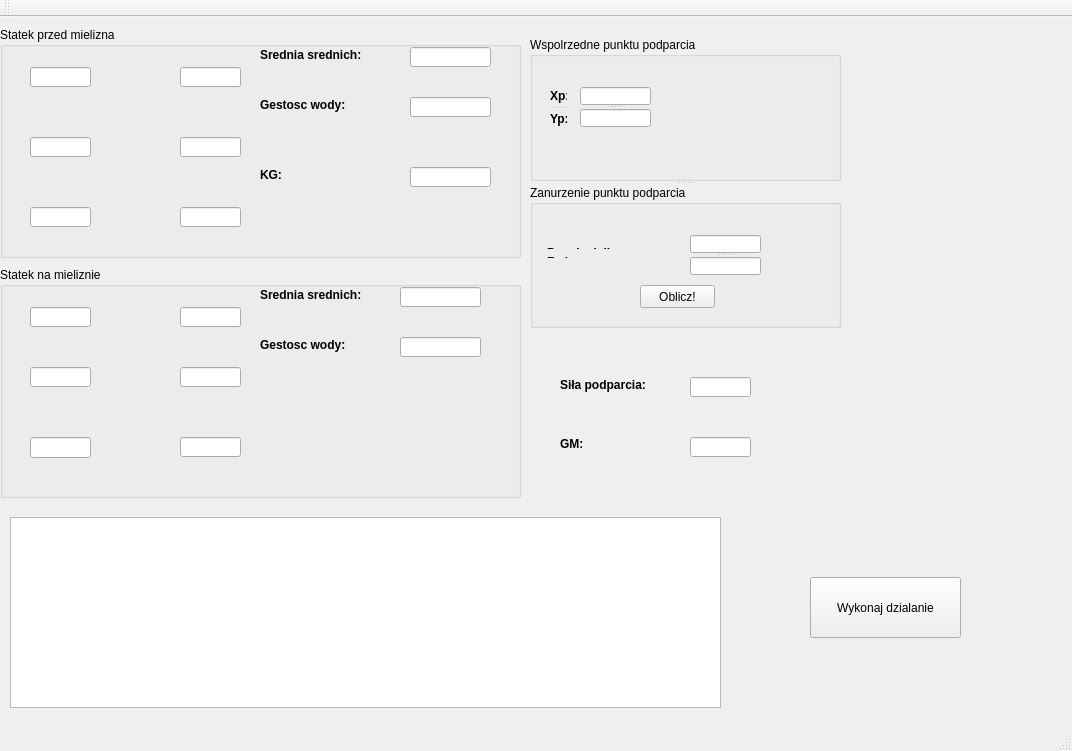
<?xml version="1.0" encoding="UTF-8"?>
<ui version="4.0">
 <class>MainWindow</class>
 <widget class="QMainWindow" name="MainWindow">
  <property name="geometry">
   <rect>
    <x>0</x>
    <y>0</y>
    <width>1072</width>
    <height>751</height>
   </rect>
  </property>
  <property name="windowTitle">
   <string>MainWindow</string>
  </property>
  <widget class="QWidget" name="centralWidget">
   <widget class="QGroupBox" name="groupBox">
    <property name="geometry">
     <rect>
      <x>0</x>
      <y>10</y>
      <width>521</width>
      <height>231</height>
     </rect>
    </property>
    <property name="title">
     <string>Statek przed mielizna</string>
    </property>
    <widget class="QLineEdit" name="lewy_przod_przed">
     <property name="geometry">
      <rect>
       <x>30</x>
       <y>40</y>
       <width>61</width>
       <height>20</height>
      </rect>
     </property>
    </widget>
    <widget class="QLineEdit" name="lewy_srodek_przed">
     <property name="geometry">
      <rect>
       <x>30</x>
       <y>110</y>
       <width>61</width>
       <height>20</height>
      </rect>
     </property>
    </widget>
    <widget class="QLineEdit" name="lewy_tyl_przed">
     <property name="geometry">
      <rect>
       <x>30</x>
       <y>180</y>
       <width>61</width>
       <height>20</height>
      </rect>
     </property>
    </widget>
    <widget class="QLineEdit" name="prawy_przod_przed">
     <property name="geometry">
      <rect>
       <x>180</x>
       <y>40</y>
       <width>61</width>
       <height>20</height>
      </rect>
     </property>
    </widget>
    <widget class="QLineEdit" name="prawy_srodek_przed">
     <property name="geometry">
      <rect>
       <x>180</x>
       <y>110</y>
       <width>61</width>
       <height>20</height>
      </rect>
     </property>
    </widget>
    <widget class="QLineEdit" name="prawy_tyl_przed">
     <property name="geometry">
      <rect>
       <x>180</x>
       <y>180</y>
       <width>61</width>
       <height>20</height>
      </rect>
     </property>
    </widget>
    <widget class="QLabel" name="srednia_srednich_label">
     <property name="geometry">
      <rect>
       <x>260</x>
       <y>20</y>
       <width>131</width>
       <height>16</height>
      </rect>
     </property>
     <property name="text">
      <string>&lt;html&gt;&lt;head/&gt;&lt;body&gt;&lt;p&gt;&lt;span style=&quot; font-weight:600;&quot;&gt;Srednia srednich:&lt;/span&gt;&lt;/p&gt;&lt;/body&gt;&lt;/html&gt;</string>
     </property>
    </widget>
    <widget class="QLineEdit" name="srednia_srednich">
     <property name="geometry">
      <rect>
       <x>410</x>
       <y>20</y>
       <width>81</width>
       <height>20</height>
      </rect>
     </property>
    </widget>
    <widget class="QLineEdit" name="gestosc_wody_przed">
     <property name="geometry">
      <rect>
       <x>410</x>
       <y>70</y>
       <width>81</width>
       <height>20</height>
      </rect>
     </property>
    </widget>
    <widget class="QLabel" name="gestosc_wody_przed_label">
     <property name="geometry">
      <rect>
       <x>260</x>
       <y>70</y>
       <width>111</width>
       <height>16</height>
      </rect>
     </property>
     <property name="text">
      <string>&lt;html&gt;&lt;head/&gt;&lt;body&gt;&lt;p&gt;&lt;span style=&quot; font-weight:600;&quot;&gt;Gestosc wody:&lt;/span&gt;&lt;/p&gt;&lt;/body&gt;&lt;/html&gt;</string>
     </property>
    </widget>
    <widget class="QLabel" name="KG_label">
     <property name="geometry">
      <rect>
       <x>260</x>
       <y>140</y>
       <width>41</width>
       <height>16</height>
      </rect>
     </property>
     <property name="text">
      <string>&lt;html&gt;&lt;head/&gt;&lt;body&gt;&lt;p&gt;&lt;span style=&quot; font-weight:600;&quot;&gt;KG:&lt;/span&gt;&lt;/p&gt;&lt;/body&gt;&lt;/html&gt;</string>
     </property>
    </widget>
    <widget class="QLineEdit" name="KG_przed">
     <property name="geometry">
      <rect>
       <x>410</x>
       <y>140</y>
       <width>81</width>
       <height>20</height>
      </rect>
     </property>
    </widget>
   </widget>
   <widget class="QLabel" name="Statek_na_mieliznie_IMG">
    <property name="geometry">
     <rect>
      <x>110</x>
      <y>260</y>
      <width>61</width>
      <height>231</height>
     </rect>
    </property>
    <property name="text">
     <string/>
    </property>
    <property name="pixmap">
     <pixmap resource="ship_pictures.qrc">:/Ship_pictures_Alex/Statek_Small.jpg</pixmap>
    </property>
   </widget>
   <widget class="QLabel" name="Statek_przed_mielizna_IMG">
    <property name="geometry">
     <rect>
      <x>110</x>
      <y>20</y>
      <width>61</width>
      <height>231</height>
     </rect>
    </property>
    <property name="text">
     <string/>
    </property>
    <property name="pixmap">
     <pixmap resource="ship_pictures.qrc">:/Ship_pictures_Alex/Statek_Small.jpg</pixmap>
    </property>
   </widget>
   <widget class="QGroupBox" name="podpis_statek_na_mieliznie">
    <property name="geometry">
     <rect>
      <x>0</x>
      <y>250</y>
      <width>521</width>
      <height>231</height>
     </rect>
    </property>
    <property name="title">
     <string>Statek na mieliznie</string>
    </property>
    <widget class="QLabel" name="srednia_srednich_label_po">
     <property name="geometry">
      <rect>
       <x>260</x>
       <y>20</y>
       <width>131</width>
       <height>16</height>
      </rect>
     </property>
     <property name="text">
      <string>&lt;html&gt;&lt;head/&gt;&lt;body&gt;&lt;p&gt;&lt;span style=&quot; font-weight:600;&quot;&gt;Srednia srednich:&lt;/span&gt;&lt;/p&gt;&lt;/body&gt;&lt;/html&gt;</string>
     </property>
    </widget>
    <widget class="QLineEdit" name="srednia_srednich_po">
     <property name="geometry">
      <rect>
       <x>400</x>
       <y>20</y>
       <width>81</width>
       <height>20</height>
      </rect>
     </property>
    </widget>
    <widget class="QLineEdit" name="gestosc_wody_po">
     <property name="geometry">
      <rect>
       <x>400</x>
       <y>70</y>
       <width>81</width>
       <height>20</height>
      </rect>
     </property>
    </widget>
    <widget class="QLabel" name="gestosc_wody_po_label">
     <property name="geometry">
      <rect>
       <x>260</x>
       <y>70</y>
       <width>121</width>
       <height>16</height>
      </rect>
     </property>
     <property name="text">
      <string>&lt;html&gt;&lt;head/&gt;&lt;body&gt;&lt;p&gt;&lt;span style=&quot; font-weight:600;&quot;&gt;Gestosc wody:&lt;/span&gt;&lt;/p&gt;&lt;/body&gt;&lt;/html&gt;</string>
     </property>
    </widget>
    <widget class="QLineEdit" name="lewy_tyl_po">
     <property name="geometry">
      <rect>
       <x>30</x>
       <y>170</y>
       <width>61</width>
       <height>21</height>
      </rect>
     </property>
    </widget>
    <widget class="QLineEdit" name="prawy_tyl_po">
     <property name="geometry">
      <rect>
       <x>180</x>
       <y>170</y>
       <width>61</width>
       <height>20</height>
      </rect>
     </property>
    </widget>
    <widget class="QLineEdit" name="prawy_srodek_po">
     <property name="geometry">
      <rect>
       <x>180</x>
       <y>100</y>
       <width>61</width>
       <height>20</height>
      </rect>
     </property>
    </widget>
    <widget class="QLineEdit" name="lewy_srodek_po">
     <property name="geometry">
      <rect>
       <x>30</x>
       <y>100</y>
       <width>61</width>
       <height>20</height>
      </rect>
     </property>
    </widget>
    <widget class="QLineEdit" name="lewy_przod_po">
     <property name="geometry">
      <rect>
       <x>30</x>
       <y>40</y>
       <width>61</width>
       <height>20</height>
      </rect>
     </property>
    </widget>
    <widget class="QLineEdit" name="prawy_przod_po">
     <property name="geometry">
      <rect>
       <x>180</x>
       <y>40</y>
       <width>61</width>
       <height>20</height>
      </rect>
     </property>
    </widget>
   </widget>
   <widget class="QLabel" name="Sila_podparcia_label">
    <property name="geometry">
     <rect>
      <x>560</x>
      <y>360</y>
      <width>121</width>
      <height>16</height>
     </rect>
    </property>
    <property name="text">
     <string>&lt;html&gt;&lt;head/&gt;&lt;body&gt;&lt;p&gt;&lt;span style=&quot; font-weight:600;&quot;&gt;Siła podparcia:&lt;/span&gt;&lt;/p&gt;&lt;/body&gt;&lt;/html&gt;</string>
    </property>
   </widget>
   <widget class="QLabel" name="GM_label">
    <property name="geometry">
     <rect>
      <x>560</x>
      <y>420</y>
      <width>47</width>
      <height>13</height>
     </rect>
    </property>
    <property name="text">
     <string>&lt;html&gt;&lt;head/&gt;&lt;body&gt;&lt;p&gt;&lt;span style=&quot; font-weight:600;&quot;&gt;GM:&lt;/span&gt;&lt;/p&gt;&lt;/body&gt;&lt;/html&gt;</string>
    </property>
   </widget>
   <widget class="QLineEdit" name="Sila_podparcia_wynik">
    <property name="geometry">
     <rect>
      <x>690</x>
      <y>360</y>
      <width>61</width>
      <height>20</height>
     </rect>
    </property>
   </widget>
   <widget class="QLineEdit" name="GM_wynik">
    <property name="geometry">
     <rect>
      <x>690</x>
      <y>420</y>
      <width>61</width>
      <height>20</height>
     </rect>
    </property>
   </widget>
   <widget class="QTableWidget" name="tableWidget">
    <property name="geometry">
     <rect>
      <x>10</x>
      <y>500</y>
      <width>711</width>
      <height>191</height>
     </rect>
    </property>
   </widget>
   <widget class="QPushButton" name="dodaj_do_tabeli">
    <property name="geometry">
     <rect>
      <x>810</x>
      <y>560</y>
      <width>151</width>
      <height>61</height>
     </rect>
    </property>
    <property name="styleSheet">
     <string notr="true"/>
    </property>
    <property name="text">
     <string>Wykonaj dzialanie</string>
    </property>
   </widget>
   <widget class="QSplitter" name="splitter">
    <property name="geometry">
     <rect>
      <x>530</x>
      <y>20</y>
      <width>311</width>
      <height>291</height>
     </rect>
    </property>
    <property name="orientation">
     <enum>Qt::Vertical</enum>
    </property>
    <widget class="QGroupBox" name="Wspolrzedne_Punktu_Podparcia">
     <property name="title">
      <string>Wspolrzedne punktu podparcia</string>
     </property>
     <property name="flat">
      <bool>false</bool>
     </property>
     <property name="checkable">
      <bool>false</bool>
     </property>
     <widget class="QSplitter" name="splitter_2">
      <property name="geometry">
       <rect>
        <x>50</x>
        <y>50</y>
        <width>71</width>
        <height>41</height>
       </rect>
      </property>
      <property name="orientation">
       <enum>Qt::Vertical</enum>
      </property>
      <widget class="QLineEdit" name="Xp_wynik"/>
      <widget class="QLineEdit" name="Yp_wynik"/>
     </widget>
     <widget class="QSplitter" name="splitter_3">
      <property name="geometry">
       <rect>
        <x>20</x>
        <y>50</y>
        <width>17</width>
        <height>41</height>
       </rect>
      </property>
      <property name="orientation">
       <enum>Qt::Vertical</enum>
      </property>
      <widget class="QLabel" name="Xp_label">
       <property name="text">
        <string>&lt;html&gt;&lt;head/&gt;&lt;body&gt;&lt;p&gt;&lt;span style=&quot; font-weight:600;&quot;&gt;Xp:&lt;/span&gt;&lt;/p&gt;&lt;/body&gt;&lt;/html&gt;</string>
       </property>
      </widget>
      <widget class="QLabel" name="Xp_label_2">
       <property name="text">
        <string>&lt;html&gt;&lt;head/&gt;&lt;body&gt;&lt;p&gt;&lt;span style=&quot; font-weight:600;&quot;&gt;Yp:&lt;/span&gt;&lt;/p&gt;&lt;/body&gt;&lt;/html&gt;</string>
       </property>
      </widget>
     </widget>
    </widget>
    <widget class="QGroupBox" name="Zanurzenie_Punktu_Podparcia">
     <property name="title">
      <string>Zanurzenie punktu podparcia</string>
     </property>
     <property name="flat">
      <bool>false</bool>
     </property>
     <property name="checkable">
      <bool>false</bool>
     </property>
     <widget class="QPushButton" name="Oblicz_zmiane">
      <property name="geometry">
       <rect>
        <x>110</x>
        <y>100</y>
        <width>75</width>
        <height>23</height>
       </rect>
      </property>
      <property name="text">
       <string>Oblicz!</string>
      </property>
     </widget>
     <widget class="QWidget" name="layoutWidget">
      <property name="geometry">
       <rect>
        <x>6</x>
        <y>50</y>
        <width>131</width>
        <height>34</height>
       </rect>
      </property>
      <layout class="QVBoxLayout" name="verticalLayout">
       <item>
        <widget class="QLabel" name="Tp_label">
         <property name="minimumSize">
          <size>
           <width>85</width>
           <height>0</height>
          </size>
         </property>
         <property name="text">
          <string>&lt;html&gt;&lt;head/&gt;&lt;body&gt;&lt;p&gt;&lt;span style=&quot; font-weight:600;&quot;&gt;Przed mielizna:&lt;/span&gt;&lt;/p&gt;&lt;/body&gt;&lt;/html&gt;</string>
         </property>
        </widget>
       </item>
       <item>
        <widget class="QLabel" name="Zamiana_Zanurzenia_label">
         <property name="text">
          <string>&lt;html&gt;&lt;head/&gt;&lt;body&gt;&lt;p&gt;&lt;span style=&quot; font-weight:600;&quot;&gt;Zmiana:&lt;/span&gt;&lt;/p&gt;&lt;/body&gt;&lt;/html&gt;</string>
         </property>
        </widget>
       </item>
      </layout>
     </widget>
     <widget class="QSplitter" name="splitter_4">
      <property name="geometry">
       <rect>
        <x>160</x>
        <y>50</y>
        <width>71</width>
        <height>40</height>
       </rect>
      </property>
      <property name="orientation">
       <enum>Qt::Vertical</enum>
      </property>
      <widget class="QLineEdit" name="Tp_wynik"/>
      <widget class="QLineEdit" name="Zmiana_Tp_wynik"/>
     </widget>
    </widget>
   </widget>
   <zorder>splitter</zorder>
   <zorder>groupBox</zorder>
   <zorder>Statek_na_mieliznie_IMG</zorder>
   <zorder>Statek_przed_mielizna_IMG</zorder>
   <zorder>podpis_statek_na_mieliznie</zorder>
   <zorder>Sila_podparcia_label</zorder>
   <zorder>GM_label</zorder>
   <zorder>Sila_podparcia_wynik</zorder>
   <zorder>GM_wynik</zorder>
   <zorder>tableWidget</zorder>
   <zorder>dodaj_do_tabeli</zorder>
  </widget>
  <widget class="QMenuBar" name="menuBar">
   <property name="geometry">
    <rect>
     <x>0</x>
     <y>0</y>
     <width>1072</width>
     <height>21</height>
    </rect>
   </property>
  </widget>
  <widget class="QToolBar" name="mainToolBar">
   <attribute name="toolBarArea">
    <enum>TopToolBarArea</enum>
   </attribute>
   <attribute name="toolBarBreak">
    <bool>false</bool>
   </attribute>
  </widget>
  <widget class="QStatusBar" name="statusBar"/>
 </widget>
 <layoutdefault spacing="6" margin="11"/>
 <resources>
  <include location="ship_pictures.qrc"/>
 </resources>
 <connections/>
</ui>
